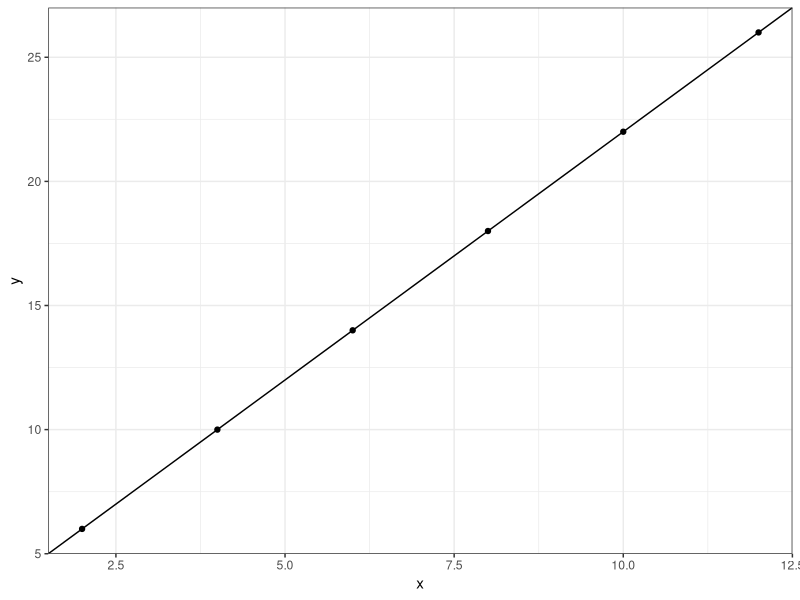
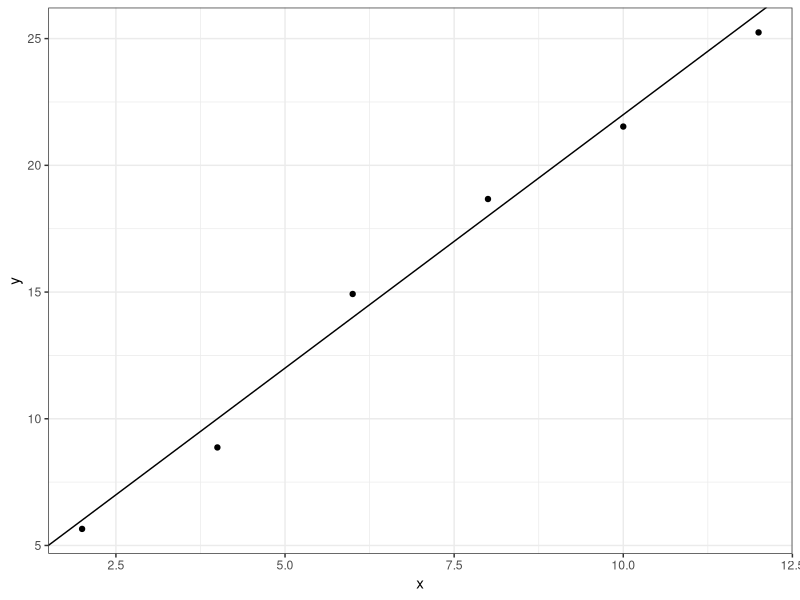
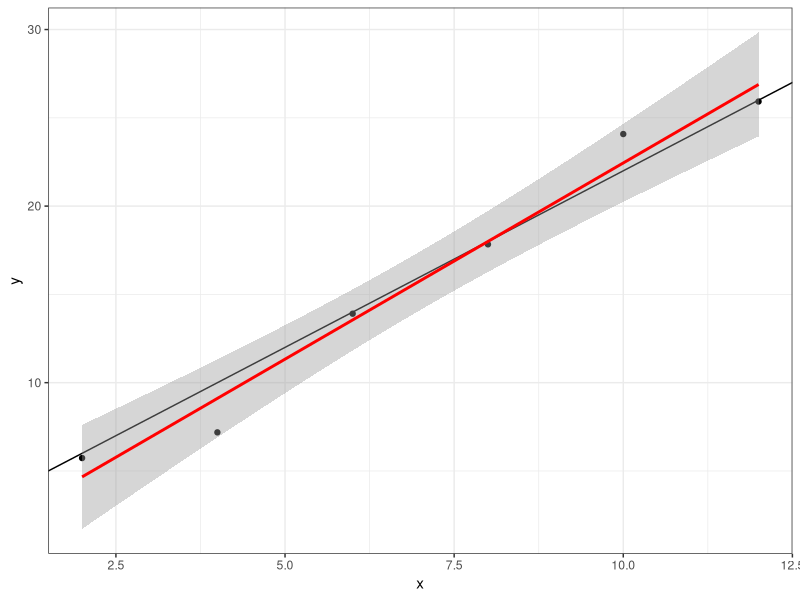
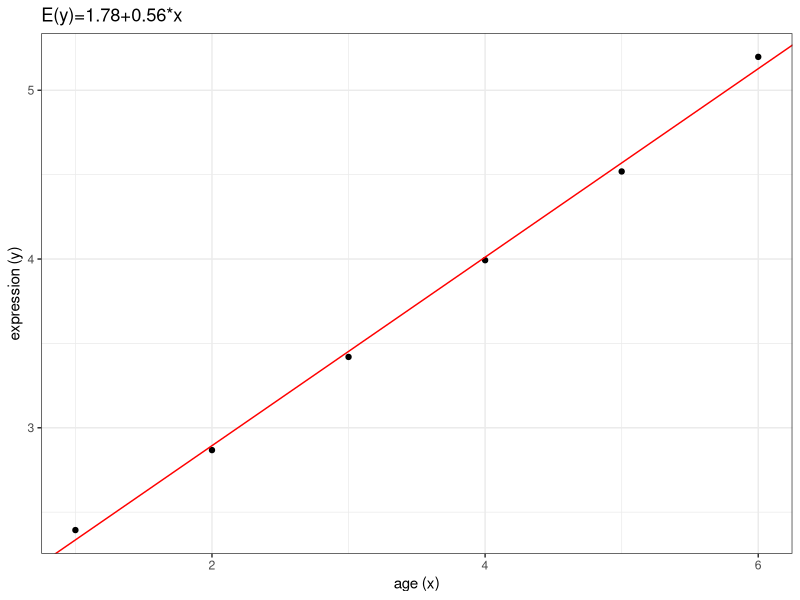
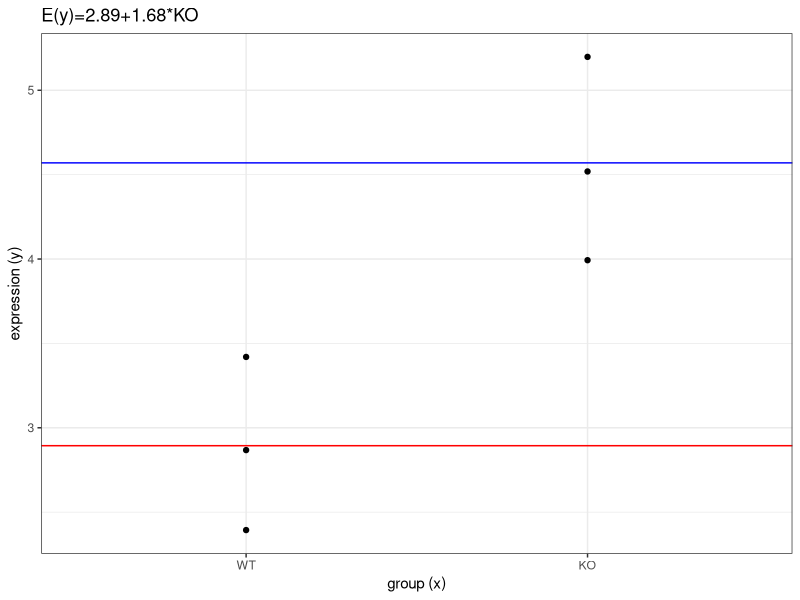
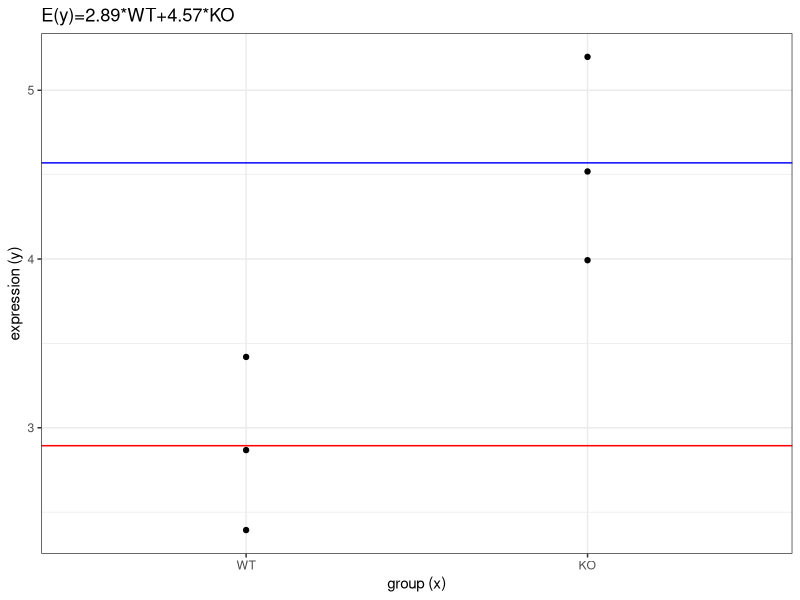
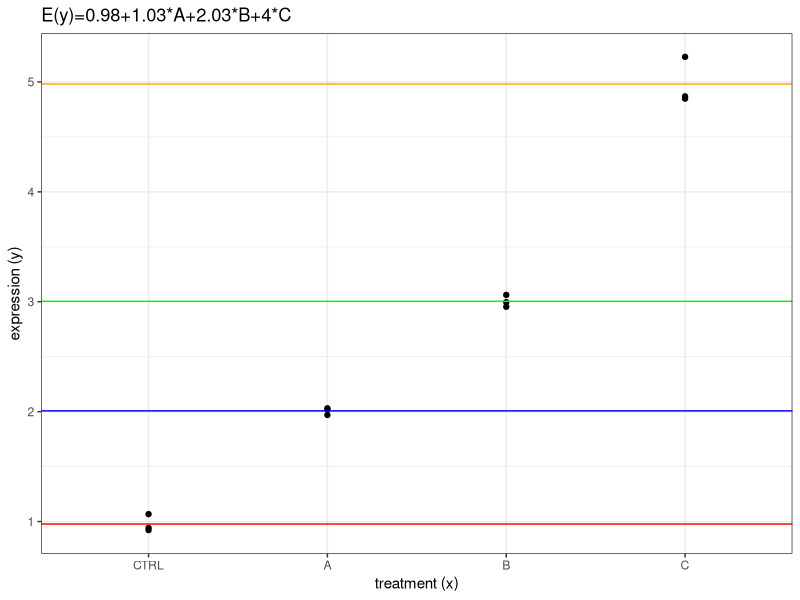
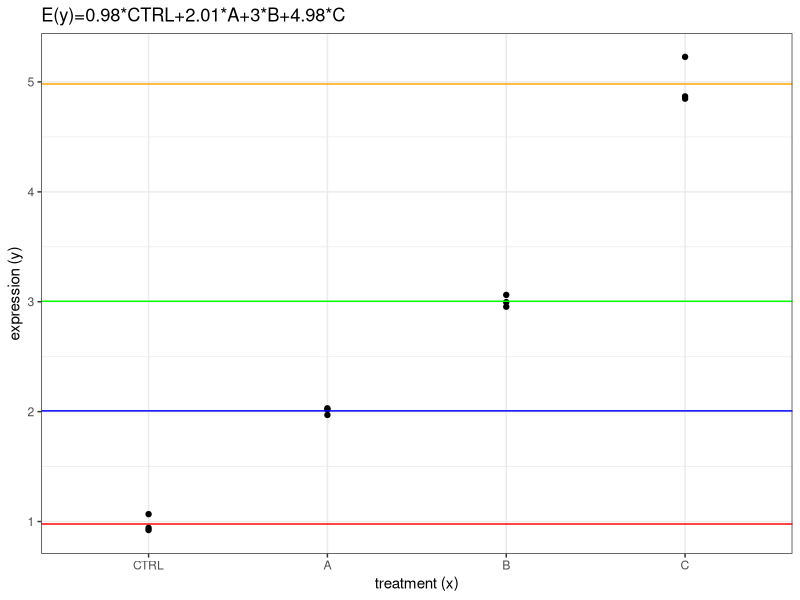

Write the R code that produced these figures, in order.
## ---- chunk 1
#| output: false
library(tidyverse)
library(magrittr)
library(broom)
library(marginaleffects)
library(limma)

theme_set(theme_bw())
set.seed(1981)
## ---- chunk 2
a = 2
b = 2
x = seq(2, 12, by = 2)
y = a + b * x
data = tibble(x, y)
data
## ---- chunk 3
ggplot(data, aes(x = x, y = y)) +
  geom_point() +
  geom_abline(intercept = a, slope = b)
## ---- chunk 4
y = a + b * x + rnorm(n = length(x), sd = 1)
data = tibble(x, y)
data
## ---- chunk 5
ggplot(data, aes(x = x, y = y)) +
  geom_point() +
  geom_abline(intercept = a, slope = b)
## ---- chunk 6
(design = model.matrix(y ~ 1 + x))
## ---- chunk 7
fit = lm(y ~ 1 + x)
tidy(fit)
## ---- chunk 8
#| message: false
y = a + b * x + rnorm(n = length(x), sd = 1)
data = tibble(x, y)
ggplot(data, aes(x = x, y = y)) +
  geom_point() +
  geom_abline(intercept = a, slope = b) +
  # geom_abline(intercept = fit$coefficients[1], slope = fit$coefficients[2], color = "red") +
  geom_smooth(method = "lm", color = "red")
## ---- chunk 9
mouse = paste0("MOUSE", 1:6)
age = c(1,2,3,4,5,6)
expression = 2 + 0.5 * age + rnorm(n = 6, sd = 0.1)
data = tibble(mouse, expression, age)
data
## ---- chunk 10
(design = model.matrix(expression ~ 1 + age))
## ---- chunk 11
fit = lm(expression ~ 1 + age)
tidy(fit)
## ---- chunk 12
model.name = paste0("E(y)=", round(fit$coef[1],2), "+", round(fit$coef[2],2), "*x")

ggplot(data, aes(y = expression, x = age)) +
  geom_point() +
  geom_abline(intercept = fit$coef[1],
              slope = fit$coef[2],
              color = "red") +
  labs(title = model.name,
       y = "expression (y)",
       x = "age (x)")
## ---- chunk 13
group = fct_relevel(rep(c("WT", "KO"), each = 3), "WT")
data = tibble(mouse, expression, group)
data
## ---- chunk 14
(design = model.matrix(expression ~ 1 + group))
## ---- chunk 15
fit = lm(expression ~ 1 + group)
tidy(fit)
## ---- chunk 16
model.name = paste0("E(y)=", round(fit$coef[1],2), "+", round(fit$coef[2],2), "*KO")

ggplot(data, aes(y = expression, x = group)) +
  geom_point() +
  geom_hline(yintercept = fit$coef[1],
             color = "red") +
  geom_hline(yintercept = fit$coef[1] + fit$coef[2],
             color = "blue") +
  labs(title = model.name,
       y = "expression (y)",
       x = "group (x)")
## ---- chunk 17
(design = model.matrix(expression ~ 0 + group))
## ---- chunk 18
fit = lm(expression ~ 0 + group)
tidy(fit)
## ---- chunk 19
model.name = paste0("E(y)=", round(fit$coef[1],2), "*WT", "+", round(fit$coef[2],2), "*KO")

ggplot(data, aes(y = expression, x = group)) +
  geom_point() +
  geom_hline(yintercept = fit$coef[1],
             color = "red") +
  geom_hline(yintercept = fit$coef[2],
             color = "blue") +
  labs(title = model.name,
       y = "expression (y)",
       x = "group (x)")
## ---- chunk 20
makeContrasts(groupKO - groupWT, levels=colnames(design))
## ---- chunk 21
treatment = as_factor(rep(c("CTRL", "A", "B", "C"), each=3))
n = length(treatment)
expression = rep(c(0,1,2,4), each=3) + 1
expression = expression + rnorm(n, sd=0.1)
mouse = paste0("MOUSE", 1:n)
data = tibble(expression, mouse, treatment)
data
## ---- chunk 22
(design = model.matrix(expression ~ 1 + treatment))
## ---- chunk 23
fit = lm(expression ~ 1 + treatment)
tidy(fit)
## ---- chunk 24
avg_comparisons(fit, df = insight::get_df(fit))
## ---- chunk 25
model.name = paste0("E(y)=", round(fit$coef[1],2), "+", round(fit$coef[2],2), "*A", "+", round(fit$coef[3],2), "*B", "+", round(fit$coef[4],2), "*C")

ggplot(data, aes(y = expression, x = treatment)) +
  geom_point() +
  geom_hline(yintercept = fit$coef[1],
             color = "red") +
  geom_hline(yintercept = fit$coef[1] + fit$coef[2],
             color = "blue") +
  geom_hline(yintercept = fit$coef[1] + fit$coef[3],
             color = "green") +
  geom_hline(yintercept = fit$coef[1] + fit$coef[4],
             color = "orange") +
  labs(title = model.name,
       y = "expression (y)",
       x = "treatment (x)")
## ---- chunk 26
(design = model.matrix(expression ~ 0 + treatment))
## ---- chunk 27
fit = lm(expression ~ 0 + treatment)
tidy(fit)
## ---- chunk 28
avg_comparisons(fit, df = insight::get_df(fit))
## ---- chunk 29
model.name = paste0("E(y)=", round(fit$coef[1],2), "*CTRL", "+", round(fit$coef[2],2), "*A", "+", round(fit$coef[3],2), "*B", "+", round(fit$coef[4],2), "*C")

ggplot(data, aes(y = expression, x = treatment)) +
  geom_point() +
  geom_hline(yintercept = fit$coef[1],
             color = "red") +
  geom_hline(yintercept = fit$coef[2],
             color = "blue") +
  geom_hline(yintercept = fit$coef[3],
             color = "green") +
  geom_hline(yintercept = fit$coef[4],
             color = "orange") +
  labs(title = model.name,
       y = "expression (y)",
       x = "treatment (x)")
## ---- chunk 30
contrasts = makeContrasts(
  treatmentA-treatmentCTRL,
  treatmentB-treatmentCTRL, 
  treatmentC-treatmentCTRL,
  levels=colnames(design))

colnames(contrasts) <- abbreviate(colnames(contrasts))

contrasts
## ---- chunk 31
makeContrasts((treatmentA + treatmentB + treatmentC)/3 - treatmentCTRL, levels=colnames(design))
## ---- chunk 32
makeContrasts((treatmentCTRL + treatmentC)/2 - (treatmentA + treatmentB)/2, levels=colnames(design))

## ---- chunk 33
treat1 <- as_factor(c(0,0,0,1,1,1,0,0,0,1,1,1))
treat2 <- as_factor(c(0,0,0,0,0,0,1,1,1,1,1,1))
levels(treat1) = levels(treat2) = c("NO", "YES")
data = tibble(mouse, expression, treat1, treat2)
data
## ---- chunk 34
(design = model.matrix(expression ~ treat1 * treat2))
## ---- chunk 35
fit = lm(expression ~ treat1 * treat2)
tidy(fit)
## ---- chunk 36
avg_comparisons(fit, df = insight::get_df(fit))
## ---- chunk 37
sessionInfo()
